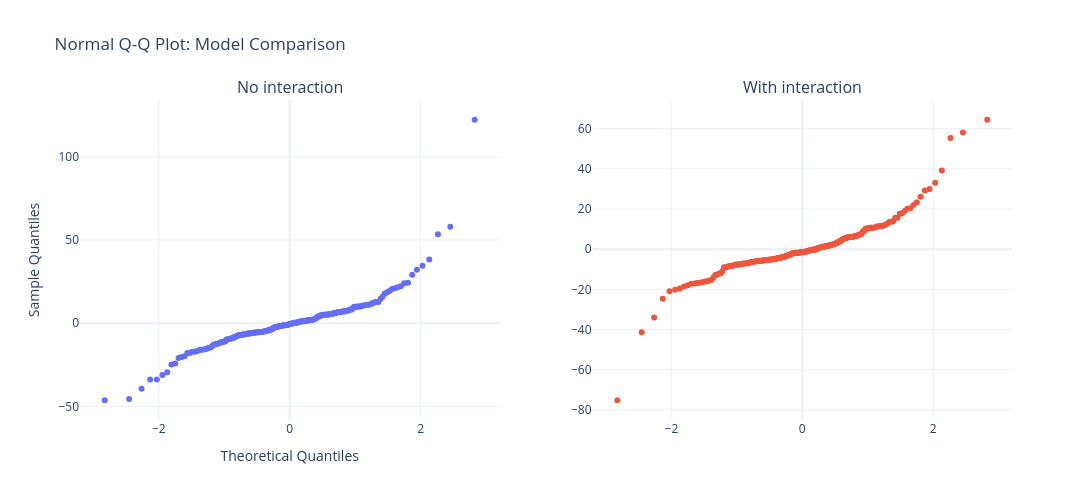

This figure's notebook cell:
### Markdown cell above
#### Q-Q plot

### Code cell
def qq_data(resid):
    r = np.asarray(resid)
    r_sorted = np.sort(r)
    n = len(r_sorted)
    theo_q = st.norm.ppf((np.arange(1, n+1) - 0.5) / n)
    return theo_q, r_sorted

theo_r, rs_r = qq_data(model_red.resid)
theo_i, rs_i = qq_data(model_int.resid)

figqq = make_subplots(rows=1, cols=2, subplot_titles=("No interaction", "With interaction"))

figqq.add_trace(go.Scatter(x=theo_r, y=rs_r, mode="markers", name="Residuals"), row=1, col=1)
figqq.add_trace(go.Scatter(x=theo_i, y=rs_i, mode="markers", showlegend=False), row=1, col=2)

figqq.update_layout(width=1200, height=500, title="Normal Q-Q Plot: Model Comparison",
                    xaxis_title="Theoretical Quantiles", yaxis_title="Sample Quantiles", showlegend = False)
figqq.show()

### Figure 1 — Plotly figure (JSON) as saved in the notebook; plotly's stock layout.template omitted (floating-point values rounded to 4 significant figures; data arrays with more than 128 entries replaced by an {"elided": "..."} marker saying what was removed)
{"data": [{"mode": "markers", "name": "Residuals", "type": "scatter", "x": {"elided": "212 float values"}, "xaxis": "x", "y": {"elided": "212 float values"}, "yaxis": "y"}, {"mode": "markers", "showlegend": false, "type": "scatter", "x": {"elided": "212 float values"}, "xaxis": "x2", "y": {"elided": "212 float values"}, "yaxis": "y2"}], "layout": {"annotations": [{"font": {"size": 16}, "showarrow": false, "text": "No interaction", "x": 0.225, "xanchor": "center", "xref": "paper", "y": 1, "yanchor": "bottom", "yref": "paper"}, {"font": {"size": 16}, "showarrow": false, "text": "With interaction", "x": 0.775, "xanchor": "center", "xref": "paper", "y": 1, "yanchor": "bottom", "yref": "paper"}], "height": 500, "showlegend": false, "title": {"text": "Normal Q-Q Plot: Model Comparison"}, "width": 1200, "xaxis": {"anchor": "y", "domain": [0, 0.45], "title": {"text": "Theoretical Quantiles"}}, "xaxis2": {"anchor": "y2", "domain": [0.55, 1]}, "yaxis": {"anchor": "x", "domain": [0, 1], "title": {"text": "Sample Quantiles"}}, "yaxis2": {"anchor": "x2", "domain": [0, 1]}}}
